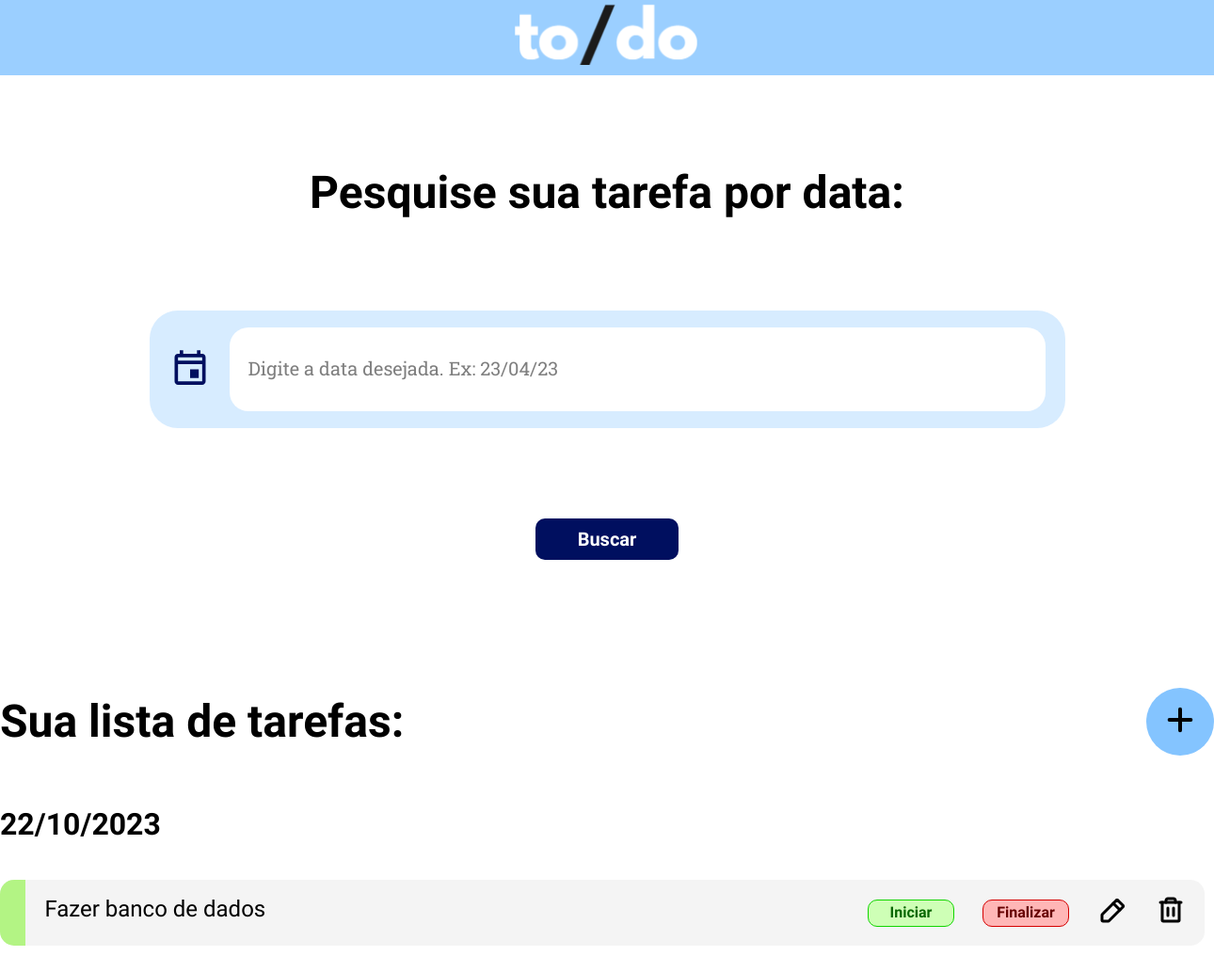
Page /home on the earlier database version.
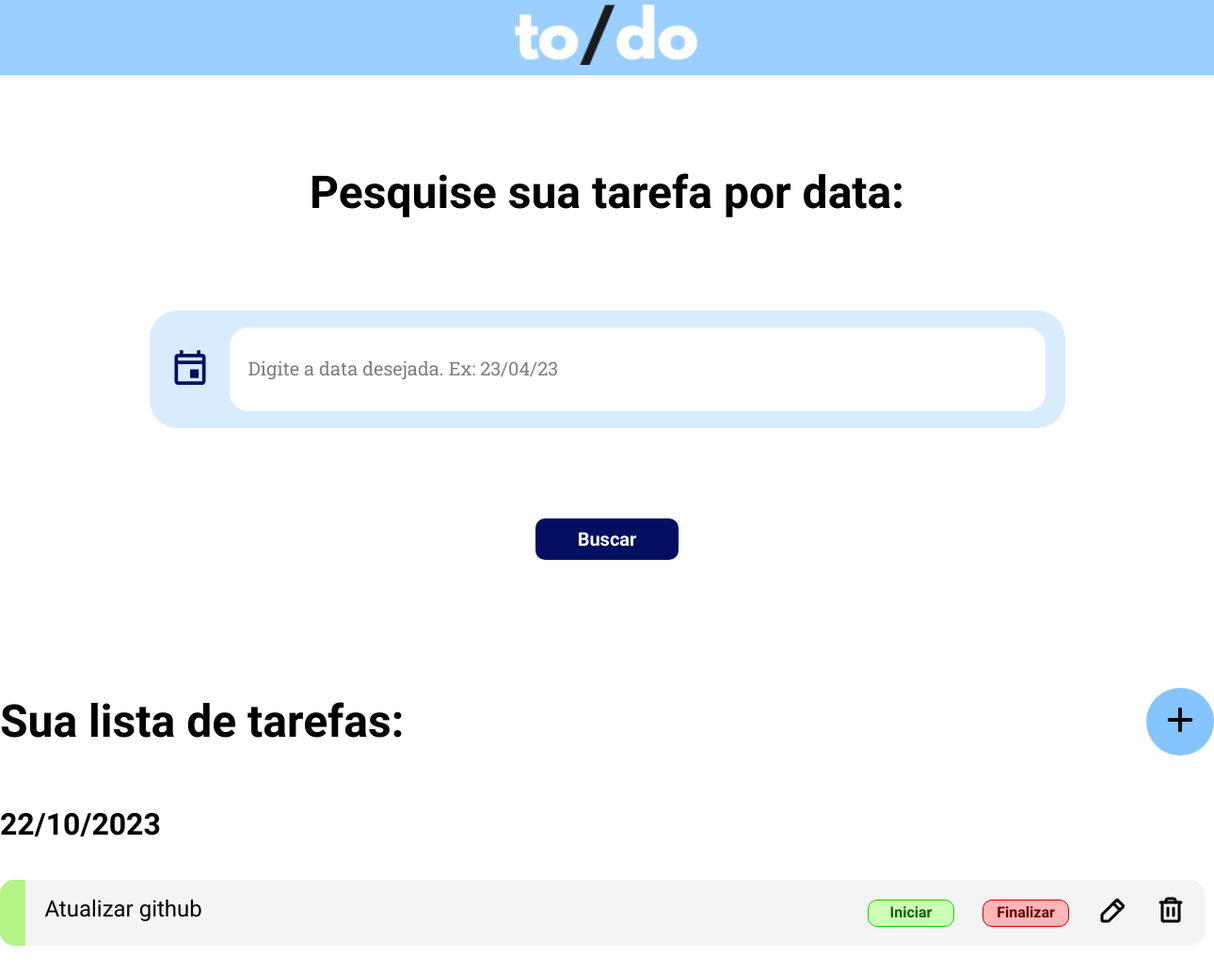
Same page on the later database version.
### tables this page shows
CREATE TABLE activities (
            id INTEGER PRIMARY KEY AUTOINCREMENT, 
            name TEXT,
            description TEXT, 
            date TEXT,
            start_time TEXT,
            end_time TEXT,
            status TEXT);

### main.py (the view)
@app.route('/')
@app.route('/home')
def home():
    lista = listarTarefas()
    return render_template('home.html', data=lista)

### bd_tutorial.py (called while the page is built)
def create_connection(db_file) -> sqlite3.Connection:
    conn = None
    conn = sqlite3.connect(db_file)
    return conn

def select_from_table(table_name : str = None, custom_query : str = None) -> list[tuple]:
    conn = create_connection(DB_PATH)
    cur = conn.cursor()
    if not custom_query:
        cur.execute(f"SELECT * FROM {table_name}")
    else:
        print(custom_query)
        cur.execute(custom_query)
    rows = cur.fetchall()
    return rows

### main.py (called while the page is built)
def listarTarefas():
    resposta = db.select_from_table(table_name="activities")
    lista = []
    for i in range(len(resposta)):
        id = resposta[i][0]
        tarefa = resposta[i][2]
        data = resposta[i][3]
        status = resposta[i][6]
        classe = 'categoryRed'
        if status == 'finalizada':
            classe = 'categoryGreen'
        elif status == 'iniciada':
            classe = 'categoryYellow'
        objeto = {'tarefa': tarefa, 'id': id, 'dia': data, 'classe': classe}
        lista.append(objeto)
    return lista

### templates/home.html (shortened to what this page needs)
<!DOCTYPE html>
<html lang="en">
<head>
    <link rel="stylesheet" href="{{ url_for('static', filename='home.css') }}">
</head>
<body>
    <header class="headerSection">
        <div class="headerContainer">
            <img class="logo" src="{{ url_for('static', filename='/assets/logo.svg') }}" alt="Logo">
        </div>
    </header>
    <div class="heroSection">
        <div class="hero">
            <div class="h1"> Pesquise sua tarefa por data:</div>
            <div class="heroContainer">
                <img class="" src="{{ url_for('static', filename='/assets/Calendário.svg') }}" alt="Icon Calendário">
                <form action="" class="searchBox">
                    <div class="inputContainer">
                        <input type="text" placeholder="Digite a data desejada. Ex: 23/04/23">
                    </div>
                </form>
            </div>
            <div class="buttonContainer">
                <button class="submitButton">
                    <a class="linkButton" href="#task">
                        Buscar
                    </a>
                </button>
            </div>
        </div>
    </div>
    <div class="taskSection" id="task">
        <div class="taskList">
            <div class="titleContainer">
                <div class="h1"> Sua lista de tarefas: </div>
                <div class="buttonContainerAdd">
                    <form action="irParaAdicionar" method="post">
                    <button class="addButton" type="submit">
                        <a class="linkButtonAdd" href="">
                            <img class="" src= "{{ url_for('static', filename='/assets/Símbolo Adicionar.svg') }}" alt="Icon Adicionar">
                        </a>
                    </button>
                </form>
                </div>
            </div>
                <div class="taskContainer">
                    {% for element in data %}
                    <div class="h2"> {{element["dia"]}} </div>
                    <div class="task">
                        <div class="{{element['classe']}}"></div>
                        <div class="taskBody">
                            <p class="h4"> {{element["tarefa"]}} </p>
                            <div class="options">
                                    <button class="startButton" type="submit">
                                        <a class="linkButtonStart" href="{{url_for('iniciar_tarefa', id=element['id'])}}" >
                                            Iniciar
                                        </a>
                                    </button>
                                <button class="endButton">
                                    <a class="linkButtonEnd" href="{{url_for('finalizar_tarefa', id=element['id'])}}">
                                        Finalizar
                                    </a>
                                </button>
                                    <a class="" href="{{url_for('editar_tarefa', id=element['id'])}}">
                                        <img class="" src="{{ url_for('static', filename='/assets/Lápis.svg') }}" alt="Icon Lápis">
                                    </a>
                                    <a class="" href="{{url_for('deletar_tarefa', id=element['id'])}}">
                                        <img class="" src= "{{ url_for('static', filename='/assets/Lixeira.svg') }}"  alt="Icon Lixeira">
                                    </a>
                            </div>
                        </div>
                    </div>
                    {% endfor %}
                </div>
            </div>
        </div>
</body>
</html>

### static/home.css (style rules this page uses)
* { margin: 0; padding: 0; box-sizing: border-box; font-family: 'Outfit', sans-serif; }
html { scroll-behavior: smooth; }
.headerSection { background-color: #9BCFFF; width: 100%; height: 80px; display: flex; justify-content: center; }
.h1 { color: #000; font-family: Sora; font-size: 48px; font-style: normal; font-weight: 600; line-height: 120% }
.heroSection { width: 100%; display: flex; justify-content: center; align-items: center; justify-self: center; margin-top: 96px; }
.hero { width: 100%; max-width: 1344px; display: flex; justify-content: center; align-items: center; flex-direction: column; gap: 96px; }
.heroContainer { display: flex; padding: 18px 21px; justify-content: center; align-items: center; border-radius: 30px; background: #D7ECFF; gap: 20px; }
.searchBox { width: 100%; max-width: 1344px; display: flex; gap: 50px; flex-direction: column; }
.inputContainer { display: flex; flex-direction: column; align-items: flex-start; gap: 25px; }
.form input[type=text],input[type=text] { padding: 14px 600px 13px 20px; height: 89px; border-radius: 20px; background: #FFF; background-blend-mode: darken; border: none; color: #000; font-family: Sora; font-size: 18px; font-weight: 400; }
::placeholder { color: #7F7F7F; padding: 0px 600px 0px 0px; font-family: Roboto Slab; font-size: 20px; font-style: normal; font-weight: 400; }
.buttonContainer { margin-bottom: 96px; }
.submitButton { display: inline-flex; padding: 10px 45px; justify-content: center; align-items: center; border-radius: 10px; background: #000F5F; background-blend-mode: darken; border: none; }
.linkButton { color: #FFF; font-family: Sora; font-size: 20px; font-style: normal; font-weight: 600; line-height: 24px; text-decoration: none; }
.taskSection { width: 100%; display: flex; justify-self: center; align-items: center; margin-top: 40px; margin-bottom: 96px; }
.taskList { width: 100%; display: flex; align-items: center; justify-content: flex-start; flex-direction: column; gap:54px; }
.h2 { color: #000; font-family: Sora; font-size: 32px; font-style: normal; font-weight: 600; line-height: 120% }
.titleContainer { width: 100%; max-width: 1344px; display: flex; align-items: center; justify-content: space-between; }
.taskContainer { max-width: 1344px; width: 100%; display: flex; justify-content: space-between; align-items: flex-start; flex-direction: column; gap: 40px; }
.addButton { display: inline-flex; justify-content: center; align-items: center; width: 72px; height: 72px; border-radius: 100%; background: #84C4FF; background-blend-mode: darken; border: none; }
.h4 { color: #000; font-family: Sora; font-size: 24px; font-weight: 400; }
.categoryGreen { width: 28px; height: 70px; border-radius: 15px 0px 0px 15px; background: #B3F484; background-blend-mode: darken; }
.task { width: 1280px; height: 70px; border-radius: 15px; background: #F4F4F4; display: flex; align-items: center; }
.taskBody { width: 100%; max-width: 1280px; display: flex; justify-content: space-between; padding: 20px; }
.options { display: flex; justify-content: center; align-items: center; gap: 30px; }
.startButton { width: 90px; height: 29px; padding: 10px 45px; display: flex; justify-content: center; align-items: center; border-radius: 10px; border: 1px solid #11D500; background: #CEFFB6; }
.linkButtonStart { color:#086700; text-decoration: none; font-family: Sora; font-size: 16px; font-style: normal; font-weight: 700; line-height: 120%; }
.endButton { width: 90px; height: 29px; padding: 10px 45px; display: flex; justify-content: center; align-items: center; border-radius: 10px; border: 1px solid #D50000; background: #FFB6B6; }
.linkButtonEnd { color: #670000; text-decoration: none; font-family: Sora; font-size: 16px; font-style: normal; font-weight: 700; line-height: 120%; }

Differences in the rows shown:
changed activities: tarefa "Fazer banco de dados" → "Atualizar github"
